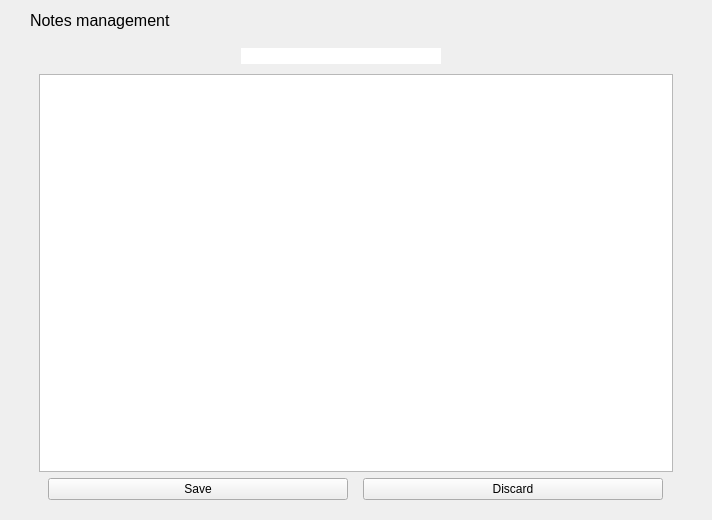
<?xml version="1.0" encoding="UTF-8"?>
<ui version="4.0">
 <class>NotesManagement</class>
 <widget class="QWidget" name="NotesManagement">
  <property name="geometry">
   <rect>
    <x>0</x>
    <y>0</y>
    <width>712</width>
    <height>520</height>
   </rect>
  </property>
  <property name="windowTitle">
   <string>Form</string>
  </property>
  <property name="styleSheet">
   <string notr="true">#FidoManagement
{
background-color: rgb(255, 255, 255);
}

.FrameTitle {
border: 2px solid #EFEFEF;
padding: 2px;
font-size: 12pt;
border-top: none;
border-left: none;
border-right: none;
}</string>
  </property>
  <layout class="QVBoxLayout" name="verticalLayout">
   <property name="leftMargin">
    <number>30</number>
   </property>
   <property name="rightMargin">
    <number>30</number>
   </property>
   <item>
    <widget class="QLabel" name="labelNotesManagement">
     <property name="font">
      <font>
       <pointsize>12</pointsize>
      </font>
     </property>
     <property name="text">
      <string>Notes management</string>
     </property>
     <property name="class" stdset="0">
      <string>FrameTitle</string>
     </property>
    </widget>
   </item>
   <item>
    <widget class="QStackedWidget" name="stackedWidget">
     <property name="currentIndex">
      <number>1</number>
     </property>
     <widget class="QWidget" name="pageListNotes">
      <layout class="QVBoxLayout" name="verticalLayout_2">
       <property name="spacing">
        <number>30</number>
       </property>
       <property name="leftMargin">
        <number>40</number>
       </property>
       <property name="rightMargin">
        <number>40</number>
       </property>
       <item>
        <widget class="QScrollArea" name="scrollArea">
         <property name="frameShape">
          <enum>QFrame::NoFrame</enum>
         </property>
         <property name="horizontalScrollBarPolicy">
          <enum>Qt::ScrollBarAlwaysOff</enum>
         </property>
         <property name="widgetResizable">
          <bool>true</bool>
         </property>
         <widget class="QWidget" name="scrollAreaWidgetContents">
          <property name="geometry">
           <rect>
            <x>0</x>
            <y>0</y>
            <width>20</width>
            <height>20</height>
           </rect>
          </property>
          <layout class="QVBoxLayout" name="verticalLayout_4">
           <item>
            <layout class="QGridLayout" name="gridLayoutNotes"/>
           </item>
          </layout>
         </widget>
        </widget>
       </item>
       <item>
        <layout class="QHBoxLayout" name="horizontalLayout_3">
         <item>
          <widget class="QPushButton" name="pushButtonAddNote">
           <property name="maximumSize">
            <size>
             <width>300</width>
             <height>38</height>
            </size>
           </property>
           <property name="text">
            <string>Add new note</string>
           </property>
          </widget>
         </item>
        </layout>
       </item>
      </layout>
     </widget>
     <widget class="QWidget" name="pageEditNotes">
      <layout class="QVBoxLayout" name="verticalLayout_3">
       <item>
        <layout class="QHBoxLayout" name="horizontalLayout">
         <item>
          <spacer name="horizontalSpacer">
           <property name="orientation">
            <enum>Qt::Horizontal</enum>
           </property>
           <property name="sizeHint" stdset="0">
            <size>
             <width>40</width>
             <height>20</height>
            </size>
           </property>
          </spacer>
         </item>
         <item>
          <widget class="QLineEdit" name="lineEditNoteName">
           <property name="maximumSize">
            <size>
             <width>200</width>
             <height>16777215</height>
            </size>
           </property>
           <property name="frame">
            <bool>false</bool>
           </property>
           <property name="readOnly">
            <bool>true</bool>
           </property>
          </widget>
         </item>
         <item>
          <widget class="QToolButton" name="toolButtonEditNote">
           <property name="minimumSize">
            <size>
             <width>18</width>
             <height>18</height>
            </size>
           </property>
           <property name="text">
            <string/>
           </property>
           <property name="checkable">
            <bool>false</bool>
           </property>
           <property name="autoRaise">
            <bool>true</bool>
           </property>
          </widget>
         </item>
         <item>
          <spacer name="horizontalSpacer_2">
           <property name="orientation">
            <enum>Qt::Horizontal</enum>
           </property>
           <property name="sizeHint" stdset="0">
            <size>
             <width>40</width>
             <height>20</height>
            </size>
           </property>
          </spacer>
         </item>
        </layout>
       </item>
       <item>
        <widget class="QPlainTextEdit" name="textEditNote"/>
       </item>
       <item>
        <layout class="QHBoxLayout" name="horizontalLayout_2">
         <item>
          <widget class="QPushButton" name="pushButtonSave">
           <property name="maximumSize">
            <size>
             <width>300</width>
             <height>38</height>
            </size>
           </property>
           <property name="text">
            <string>Save</string>
           </property>
          </widget>
         </item>
         <item>
          <widget class="QPushButton" name="pushButtonDiscard">
           <property name="maximumSize">
            <size>
             <width>300</width>
             <height>38</height>
            </size>
           </property>
           <property name="text">
            <string>Discard</string>
           </property>
          </widget>
         </item>
        </layout>
       </item>
      </layout>
     </widget>
    </widget>
   </item>
  </layout>
 </widget>
 <resources/>
 <connections/>
</ui>
